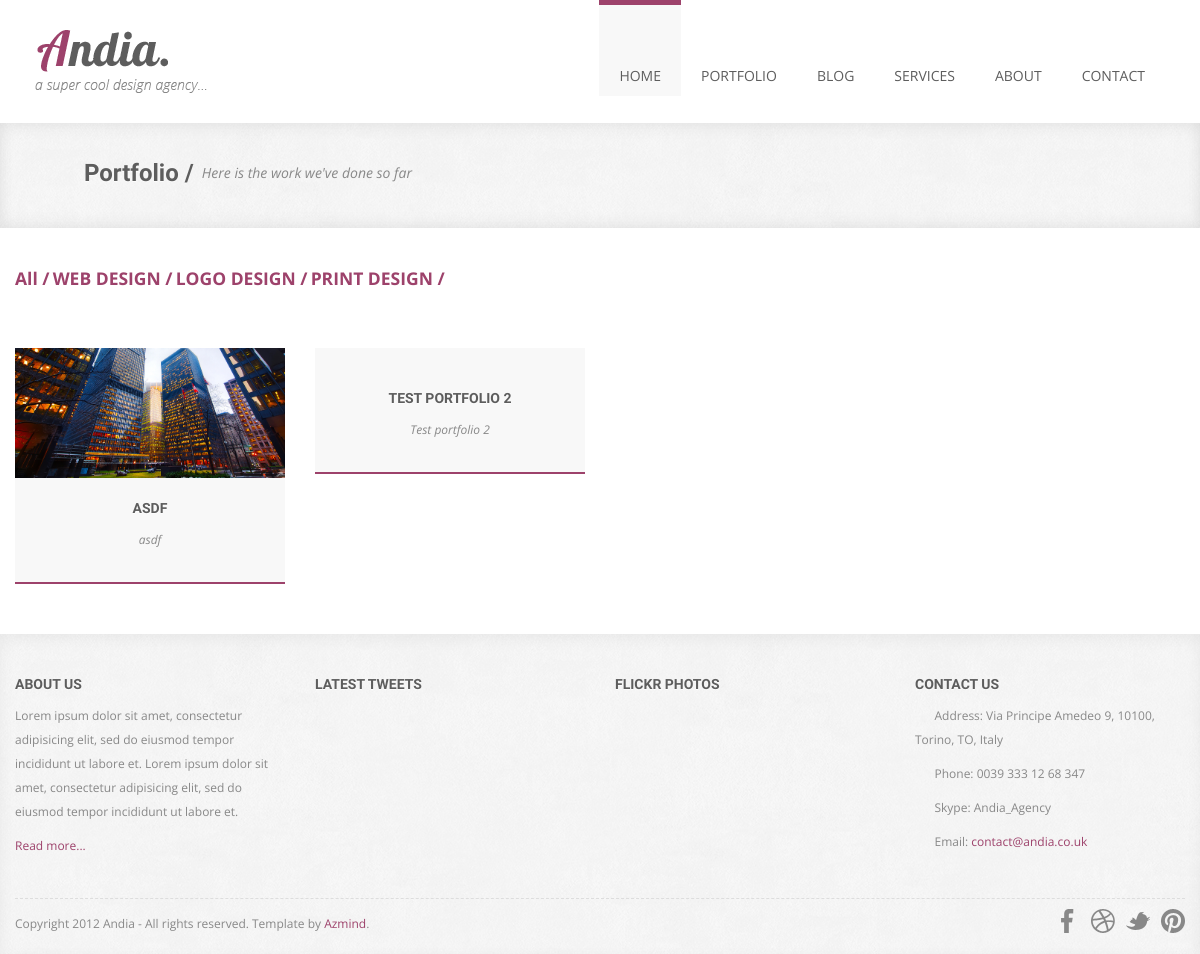
The page /portfolio/ on the database its author committed.
### portfolio/models.py (models this page shows, shortened)
class Categories(models.Model):
    categories_name = models.CharField(max_length=100, db_index=True, verbose_name='Категория')
    class Meta:
        verbose_name = 'Категория'
        verbose_name_plural = 'Категории'
        ordering = ['id']
    def get_absolute_url(self):
        return reverse('categories', kwargs={'cat_id': self.pk})

class PortfolioModel(models.Model):
    portfolio_img = models.ImageField(upload_to='portfolio/', verbose_name='Фото порфолио')
    portfolio_title = models.CharField(max_length=100, verbose_name='Заголовок')
    portfolio_description = models.CharField(max_length=255, verbose_name='Описание')
    cat = models.ForeignKey('Categories', on_delete=models.PROTECT, verbose_name='Категория')
    class Meta:
        verbose_name = 'Порфолио'
        verbose_name_plural = 'Порфолио'

### portfolio/views.py (the view)
# urls.py: path('', include('portfolio.urls')),
def portfolio(request):
    cats = Categories.objects.all()
    portfolio_list = PortfolioModel.objects.all()
    context = {
        'cats': cats,
        'portfolio_list': portfolio_list,
        'cat_selected': 0,
    }
    return render(request, 'portfolio/portfolio.html', context)

### portfolio/templates/portfolio/portfolio.html (shortened to what this page needs)
{% extends 'slider/base.html' %}
{% load static %}
{% block content %}
    <div class="page-title">
        <div class="container">
            <div class="row">
                <div class="span12">
                    <i class="icon-camera page-title-icon"></i>
                    <h2>Portfolio /</h2>
                    <p>Here is the work we've done so far</p>
                </div>
            </div>
        </div>
    </div>
    <div class="portfolio portfolio-page container">
        <div class="row">
            <div class="portfolio-navigator span12" style="text-align: left">
                {% if cat_selected == 0 %}
                    <h4 style="font-size: 16px; display:inline-block;"><a class="fil" href=""><h4>All / </h4></a></h4>
                {% else %}
                    <h4 style="font-size: 16px; display:inline-block;"><a class="all" href="{% url 'portfolio' %}"><h4>All / </h4></a></h4>
                {% endif %}
                {% for c in cats %}
                    {% if c.pk == cat_selected %}
                        <h4 style="font-size: 16px; display:inline-block;">{{ c.categories_name }} /</h4>
                    {% else %}
                        <h4 style="font-size: 16px; display:inline-block;"><a class="all" id="active-imgs" href="{{ c.get_absolute_url }}"><h4>{{ c.categories_name }} / </h4></a></h4>
                    {% endif %}
                {% endfor %}
            </div>
        </div>
        <div class="row">
            <ul class="portfolio-img">
                {% for port in portfolio_list %}
                    <li data-id="p-1" data-type="web-design" class="span3">
                        <div class="work">
                            <a href="{{ port.portfolio_img.url }}" rel="prettyPhoto">
                                <img src="{{ port.portfolio_img.url }}" alt="">
                            </a>
                            <h4>{{ port.portfolio_title }}</h4>
                            <p>{{ port.portfolio_description }}</p>
                        </div>
                    </li>
                {% endfor %}
            </ul>
        </div>
    </div>
{% endblock %}

### slider/static/slider/css/style.css (style rules this page uses)
body { background: #fff; text-align: center; font-family: 'Open Sans', Helvetica, Arial, sans-serif; color: #888; font-size: 12px; }
a { color: #9d426b; text-decoration: none; -o-transition: all .3s; -moz-transition: all .3s; -webkit-transition: all .3s; -ms-transition: all .3s; }
.portfolio { margin-top: 50px; }
.portfolio .work { margin-top: 40px; padding-bottom: 20px; background: #f8f8f8; border-bottom: 2px solid #9d426b; }
.portfolio .work h4 { margin-top: 20px; font-family: 'Droid Sans', Helvetica, Arial, sans-serif; font-size: 14px; color: #5d5d5d; text-transform: uppercase; text-shadow: 0 1px 0 rgba(255,255,255,.7); }
.portfolio .work p { line-height: 24px; font-style: italic; }
.page-title { margin: 0 auto; padding: 30px 0 35px 0; background: #f8f8f8 url(../img/pattern.jpg) left top repeat; -moz-box-shadow: 0 5px 15px 0 rgba(0,0,0,.05) inset, 0 -5px 15px 0 rgba(0,0,0,.05) inset; -webkit-box-shadow: 0 5px 15px 0 rgba(0,0,0,.05) inset, 0 -5px 15px 0 rgba(0,0,0,.05) inset; box-shadow: 0 5px 15px 0 rgba(0,0,0,.05) inset, 0 -5px 15px 0 rgba(0,0,0,.05) inset; text-align: left; }
.page-title h2 { display: inline; margin-left: 10px; font-family: 'Lobster', cursive; font-size: 24px; color: #5d5d5d; text-shadow: 0 1px 0 rgba(255, 255, 255, .7); vertical-align: middle; }
.page-title p { display: inline; margin-left: 5px; font-size: 14px; font-style: italic; vertical-align: middle; }
.page-title-icon { margin-left: 20px; font-size: 46px; color: #ccc; vertical-align: middle; }
.portfolio-page { margin-top: 20px; padding-bottom: 50px; }
ul.portfolio-img { margin: 0; overflow: hidden; }
ul.portfolio-img li { list-style: none; }
@media (min-width: 980px) and (max-width: 1200px) { .what-we-do .service p, .portfolio .work p { padding-left: 10px; padding-right: 10px; } }

### rows shown on the page
Categories: categories_name "WEB DESIGN"
Categories: categories_name "LOGO DESIGN"
Categories: categories_name "PRINT DESIGN"
PortfolioModel: portfolio_img (picture), portfolio_title "ASDF", portfolio_description "asdf"
PortfolioModel: portfolio_title "TEST PORTFOLIO 2", portfolio_description "Test portfolio 2"
